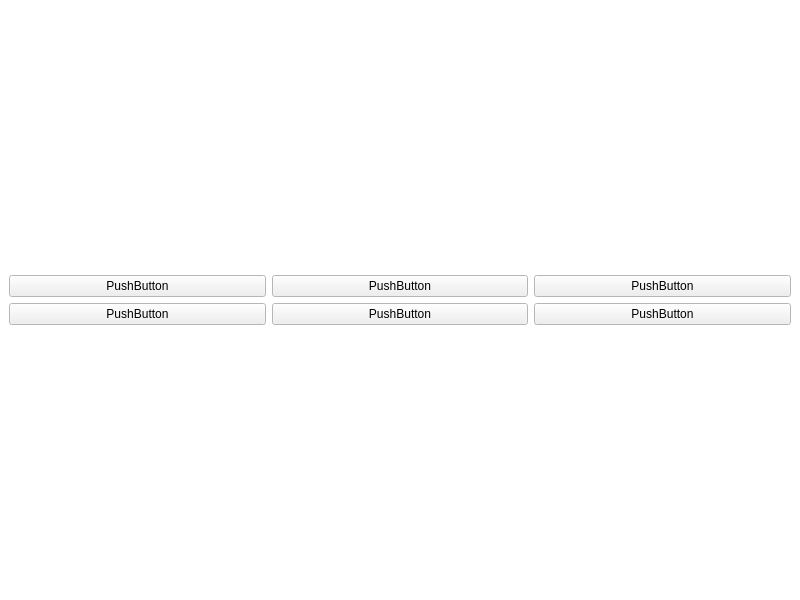
<?xml version="1.0" encoding="UTF-8"?>
<ui version="4.0">
 <class>MainWindow</class>
 <widget class="QMainWindow" name="MainWindow">
  <property name="geometry">
   <rect>
    <x>0</x>
    <y>0</y>
    <width>800</width>
    <height>600</height>
   </rect>
  </property>
  <property name="palette">
   <palette>
    <active>
     <colorrole role="Base">
      <brush brushstyle="SolidPattern">
       <color alpha="255">
        <red>255</red>
        <green>255</green>
        <blue>255</blue>
       </color>
      </brush>
     </colorrole>
     <colorrole role="Window">
      <brush brushstyle="SolidPattern">
       <color alpha="255">
        <red>255</red>
        <green>255</green>
        <blue>255</blue>
       </color>
      </brush>
     </colorrole>
    </active>
    <inactive>
     <colorrole role="Base">
      <brush brushstyle="SolidPattern">
       <color alpha="255">
        <red>255</red>
        <green>255</green>
        <blue>255</blue>
       </color>
      </brush>
     </colorrole>
     <colorrole role="Window">
      <brush brushstyle="SolidPattern">
       <color alpha="255">
        <red>255</red>
        <green>255</green>
        <blue>255</blue>
       </color>
      </brush>
     </colorrole>
    </inactive>
    <disabled>
     <colorrole role="Base">
      <brush brushstyle="SolidPattern">
       <color alpha="255">
        <red>255</red>
        <green>255</green>
        <blue>255</blue>
       </color>
      </brush>
     </colorrole>
     <colorrole role="Window">
      <brush brushstyle="SolidPattern">
       <color alpha="255">
        <red>255</red>
        <green>255</green>
        <blue>255</blue>
       </color>
      </brush>
     </colorrole>
    </disabled>
   </palette>
  </property>
  <property name="windowTitle">
   <string>MainWindow</string>
  </property>
  <widget class="QWidget" name="centralwidget">
   <layout class="QVBoxLayout" name="verticalLayout">
    <item>
     <layout class="QGridLayout" name="ui_grid_layout">
      <item row="1" column="1">
       <widget class="QPushButton" name="pushButton_3">
        <property name="text">
         <string>PushButton</string>
        </property>
       </widget>
      </item>
      <item row="0" column="0">
       <widget class="QPushButton" name="pushButton">
        <property name="text">
         <string>PushButton</string>
        </property>
       </widget>
      </item>
      <item row="1" column="0">
       <widget class="QPushButton" name="pushButton_2">
        <property name="text">
         <string>PushButton</string>
        </property>
       </widget>
      </item>
      <item row="0" column="1">
       <widget class="QPushButton" name="pushButton_4">
        <property name="text">
         <string>PushButton</string>
        </property>
       </widget>
      </item>
      <item row="0" column="2">
       <widget class="QPushButton" name="pushButton_5">
        <property name="text">
         <string>PushButton</string>
        </property>
       </widget>
      </item>
      <item row="1" column="2">
       <widget class="QPushButton" name="pushButton_6">
        <property name="text">
         <string>PushButton</string>
        </property>
       </widget>
      </item>
     </layout>
    </item>
   </layout>
  </widget>
  <widget class="QMenuBar" name="menuBar">
   <property name="geometry">
    <rect>
     <x>0</x>
     <y>0</y>
     <width>800</width>
     <height>22</height>
    </rect>
   </property>
  </widget>
  <action name="actionOpen">
   <property name="text">
    <string>Open</string>
   </property>
   <property name="shortcut">
    <string>Ctrl+F</string>
   </property>
  </action>
  <action name="actionSave">
   <property name="text">
    <string>Save</string>
   </property>
   <property name="shortcut">
    <string>Ctrl+S</string>
   </property>
  </action>
  <action name="actionCopy">
   <property name="text">
    <string>Copy</string>
   </property>
   <property name="shortcut">
    <string>Ctrl+C</string>
   </property>
  </action>
  <action name="actionPaste">
   <property name="text">
    <string>Paste</string>
   </property>
   <property name="shortcut">
    <string>Ctrl+V</string>
   </property>
  </action>
  <action name="actionUser_Manual">
   <property name="text">
    <string>User Manual</string>
   </property>
  </action>
  <action name="actionDeveloper">
   <property name="text">
    <string>Developer</string>
   </property>
  </action>
  <action name="actionNew">
   <property name="text">
    <string>New</string>
   </property>
   <property name="shortcut">
    <string>Ctrl+N</string>
   </property>
  </action>
  <action name="actionImport_xml">
   <property name="text">
    <string>Import .xml</string>
   </property>
   <property name="shortcut">
    <string>Ctrl+I</string>
   </property>
  </action>
 </widget>
 <resources/>
 <connections/>
</ui>
